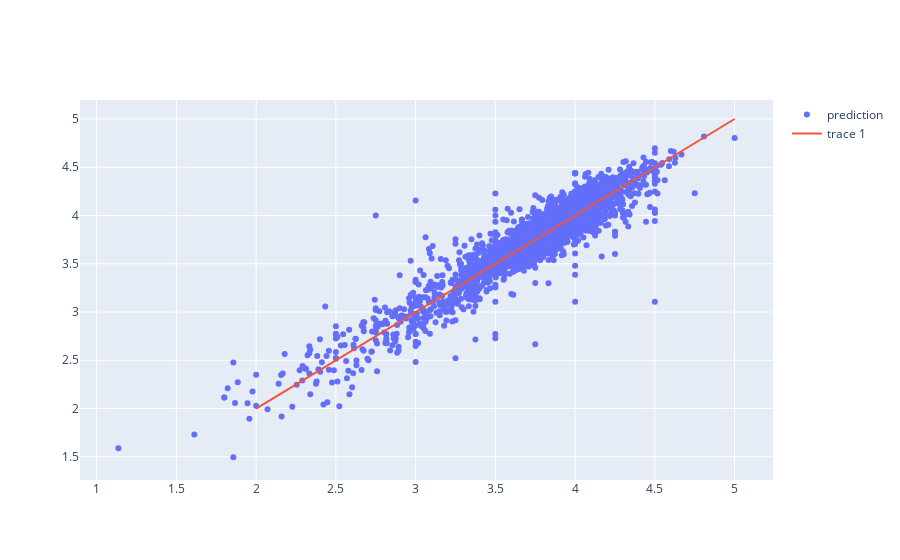

Notebook code cell kept with this figure:
### Markdown cell above
## Coefficients equal to 0

### Code cell
def review_prediction(df , ynewpred):
    """Set the style coefficients to 0"""
    return ynewpred - df["Style_Bock"] * -0.0171 - df["Style_Brown Ale"] * 0.0134 - df["Style_IPA"] * 0.0031 - df["Style_dark"] * -0.0148  - df["Style_lager"]*-0.0022

fig = go.Figure()

fig.add_trace(go.Scatter(
    x = y_train, y=lab_prediction(X_train_corr) ,  # y values
    mode='markers',name = "prediction"  
))

fig.add_trace(go.Scatter(
        x=[2, 3, 5 ],  # x values
        y=[2, 3, 5 ],  # y values
        mode='lines'  
    ))

fig.show()

#print(compute_RMSE(y_train, lab_prediction(X_train_corr)))

### Figure 1 — Plotly figure (JSON) as saved in the notebook; plotly's stock layout.template omitted (floating-point values rounded to 4 significant figures; data arrays with more than 128 entries replaced by an {"elided": "..."} marker saying what was removed)
{"data": [{"mode": "markers", "name": "prediction", "type": "scatter", "x": {"elided": "2557 float values"}, "y": {"elided": "2557 float values"}}, {"mode": "lines", "type": "scatter", "x": [2, 3, 5], "y": [2, 3, 5]}], "layout": {}}
